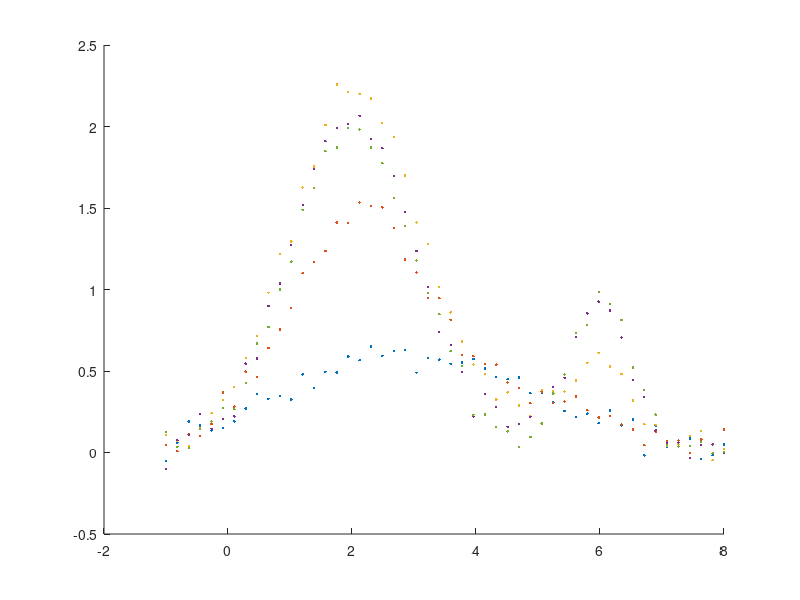

Recreate this plot in MATLAB. (Note: this script raises an error after producing the figure.)
% Example for the global fit class (GlobalFitSimple)

% Fit a set of Gaussians whose amplitude is varying but whose
% position and width are fixed

clear all
close all

rng(1)  % Set a seed for the random number generation (for reproducibility)

Gaussian = @(x, A, x0, s) A*exp(-(x-x0).^2/(2*s.^2));
model = @(x, p) Gaussian(x, p(1), p(2), p(3)) + Gaussian(x, p(4), p(5), p(6)) + ...
    Gaussian(x, p(7), p(8), p(9));  % Sum of three Gaussians

% Parameters for the simulated dataset
% Five datasets (one row per dataset): Gaussians with the same position and width

x0_1 = 2;  % Common positions and widths
x0_2 = 3;
x0_3 = 6;
s_1 = 1;
s_2 = 2;
s_3 = 0.5;
for i=1:5
    pars(i,:) = [1 + tanh((i-2)*2), x0_1, s_1, ...
        0.3*(1 + tanh(3-i)), x0_2, s_2, ...
        0.5*(1 + tanh(i-3)), x0_3, s_3];
end

N = 50;  % Points per curve
noise = 0.05;  % Absolute noise amplitude

% Generate and plot data
figure()
hold on
for i=1:size(pars, 1)
    xData{i} = linspace(-1, 8, N);
    yData{i} = model(xData{i}, pars(i,:)) + noise*randn(size(xData{i}));
    plot(xData{i}, yData{i}, '.')
end
hold off

gf = GlobalFitSimple();  % Instantiate the class
gf.setData(xData, yData);  % Set the data to fit

% 9 -> number of parameters. The last array tells whether a parameter is local or global
gf.setModel(model, 9, [0 1 1 0 1 1 0 1 1])
% Set start point (for all data). randn moves them from the true value
gf.setStart(pars.*(1+0.1*randn(size(pars))))
gf.fit()  % Run the fit!
fit_pars = gf.getFittedParameters();  % Retrieve the fitted parameters...
fit_errs = gf.getParamersErrors();  % ...and their errors

% Evaluate and plot the fit
hold on
for i=1:size(pars, 1)
    yData{i} = model(xData{i}, fit_pars(i,:));
    plot(xData{i}, yData{i}, '-')
end
hold off

% Compare simulated and fitted populations
figure()
hold on
plot(pars(:,1))
plot(fit_pars(:,1), 'o')
plot(pars(:,4))
plot(fit_pars(:,4), 'o')
plot(pars(:,7))
plot(fit_pars(:,7), 'o')
hold off
legend('First population (true)', 'First population (fitted)', ...
    'Second population (true)', 'Second population (fitted)',...
    'Third population (true)', 'Third population (fitted)');